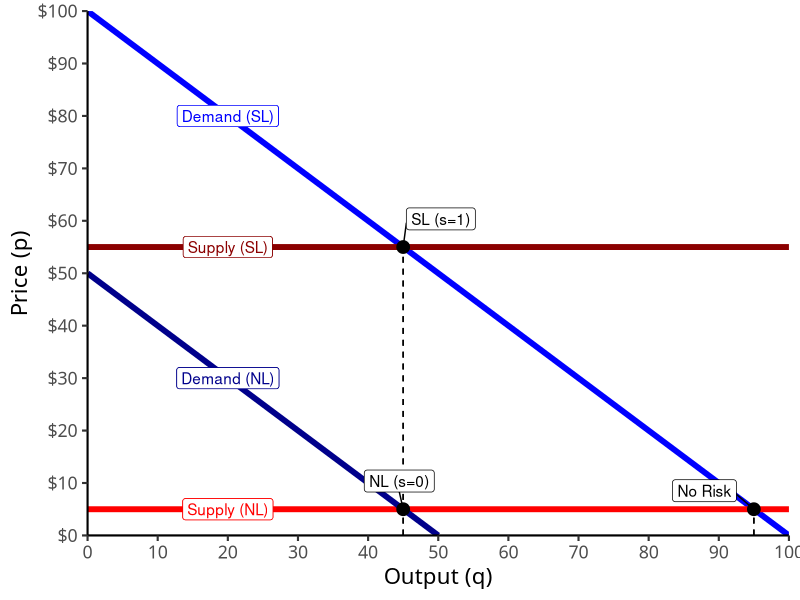
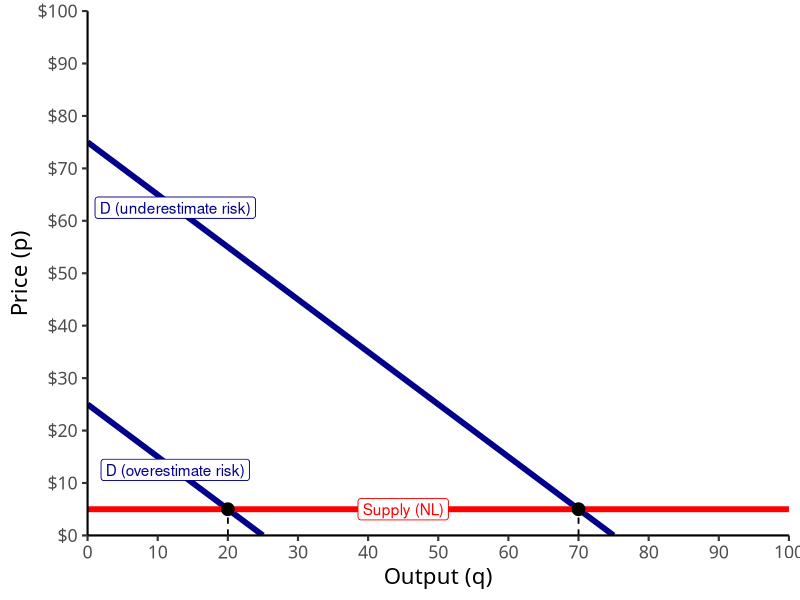

Source code (R) for these figures, in order:
## ---- chunk 1
knitr::opts_chunk$set(echo = F,
                      message = F,
                      warning = F,
                      fig.retina = 3,
                      fig.align = "center")
library(tidyverse)
## ---- chunk 2
demand<-function(x){100-x}
demand_risk<-function(x){50-x}
supply<-function(x){5}
supply_risk<-function(x){55}

points<-tribble(
  ~x, ~y, ~label,
  45, 5, "NL (s=0)",
  45, 55, "SL (s=1)",
  95, 5, "No Risk",
)

ggplot(data = tibble(x = c(0,10)), aes(x = x))+
  geom_segment(x = 45, xend = 45, y = 0, yend = 55, size = 0.5, linetype = "dashed")+
  geom_function(fun = demand, geom = "line", size = 2, color = "blue")+
  geom_function(fun = supply, geom = "line", size = 2, color = "red")+
  geom_segment(x = 95, xend = 95, y = 0, yend = 5, size = 0.5, linetype = "dashed")+
  geom_label(x = 20, y = demand(20), label = "Demand (SL)", color = "blue")+
  geom_function(fun = demand_risk, geom = "line", size = 2, color = "darkblue")+
  geom_label(x = 20, y = demand_risk(20), label = "Demand (NL)", color = "darkblue")+
  geom_label(x = 20, y = supply(20), label = "Supply (NL)", color = "red")+
  geom_function(fun = supply_risk, geom = "line", size = 2, color = "darkred")+
  geom_label(x = 20, y = supply_risk(20), label = "Supply (SL)", color = "darkred")+
  geom_point(data = points, aes(x = x, y = y), size = 4)+
  ggrepel::geom_label_repel(data = points, aes(x = x, y = y, label = label), seed = 2, box.padding = 0.8)+
  scale_x_continuous(breaks = seq(0,100,10),
                     limits = c(0,100),
                     expand = c(0,0))+
    scale_y_continuous(breaks = seq(0,100,10),
                     limits = c(0,100),
                     labels = function(x){paste0("$",x)},
                     expand = c(0,0))+
  labs(x = "Output (q)",
       y = "Price (p)")+
  theme_classic(base_family = "Fira Sans Condensed", base_size = 16)
## ---- chunk 3
demand_under<-function(x){75-x}
demand_over<-function(x){25-x}
points2<-tribble(
  ~x, ~y, ~label,
  #45, 5, "NL (s=0)",
  #45, 55, "SL (s=1)",
  #95, 5, "No Risk",
  20, 5, "Over.",
  70, 5, "Under."
)

ggplot(data = tibble(x = c(0,10)), aes(x = x))+
  geom_segment(x = 20, xend = 20, y = 0, yend = 5, size = 0.5, linetype = "dashed")+
  
  geom_function(fun = demand_under, geom = "line", size = 2, color = "darkblue")+
  geom_function(fun = demand_over, geom = "line", size = 2, color = "darkblue")+
  geom_label(x = 12.5, y = demand_under(12.5), label = "D (underestimate risk)", color = "darkblue")+
  geom_label(x = 12.5, y = demand_over(12.5), label = "D (overestimate risk)", color = "darkblue")+
  #geom_function(fun = demand, geom = "line", size = 2, color = "blue")+
  geom_function(fun = supply, geom = "line", size = 2, color = "red")+
  geom_segment(x = 70, xend = 70, y = 0, yend = 5, size = 0.5, linetype = "dashed")+
  #geom_label(x = 20, y = demand(20), label = "Demand (SL)", color = "blue")+
  #geom_function(fun = demand_risk, geom = "line", size = 2, color = "darkblue")+
  #geom_label(x = 20, y = demand_risk(20), label = "Demand (NL)", color = "darkblue")+
  geom_label(x = 45, y = supply(45), label = "Supply (NL)", color = "red")+
  #geom_function(fun = supply_risk, geom = "line", size = 2, color = "darkred")+
  #geom_label(x = 20, y = supply_risk(20), label = "Supply (SL)", color = "darkred")+
  geom_point(data = points2, aes(x = x, y = y), size = 4)+
  #ggrepel::geom_label_repel(data = points2, aes(x = x, y = y, label = label), seed = 2, box.padding = 0.8)+
  scale_x_continuous(breaks = seq(0,100,10),
                     limits = c(0,100),
                     expand = c(0,0))+
    scale_y_continuous(breaks = seq(0,100,10),
                     limits = c(0,100),
                     labels = function(x){paste0("$",x)},
                     expand = c(0,0))+
  labs(x = "Output (q)",
       y = "Price (p)")+
  theme_classic(base_family = "Fira Sans Condensed", base_size = 16)
